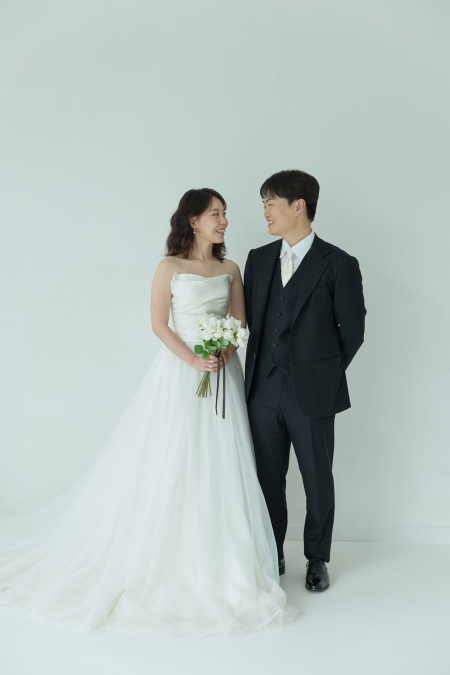
#> input picture img/ace_0005.jpg, 900 x 1350 px (shown at 1/2 size)
$ python make_locket.py ../img/ace_0005.jpg ../img/ace_0537.jpg
#> lines starting #> are read from the running program, lines starting #| are printed output that depends on the picture
"""
로켓 목걸이(하트 두 개)에 들어가는 사진을 바꾸는 도구.

사용법 (PowerShell 또는 터미널, 폴더: D:\\coding\\Wedding)
    python tools/make_locket.py 웨딩사진/아기사진1.jpg 웨딩사진/아기사진5.jpg

  - 첫 번째 사진이 왼쪽 하트, 두 번째 사진이 오른쪽 하트에 들어갑니다.
  - 얼굴이 하트 안에서 어색하게 잘리면 '자르는 영역'을 직접 지정하세요.
        --lbox 왼쪽사진에서_자를_영역    --rbox 오른쪽사진에서_자를_영역
    영역은  x1,y1,x2,y2  (원본 사진 기준 픽셀, 왼쪽위 → 오른쪽아래) 입니다.
    정사각형에 가깝게, 얼굴이 가운데 오도록 잡으세요. 사진 밖으로 나가도 되며,
    나간 부분은 가장자리 색으로 채워집니다.
        예) python tools/make_locket.py a.jpg b.jpg --rbox -100,40,900,1040
  - 사진 크기는 보통 '이미지 뷰어'에서 마우스를 올리면 표시됩니다.
  - 결과는 img/locket.png 로 저장되고, index.html 의 캐시 숫자(?v=)도 자동으로 1 올라갑니다.
    (미리 보고 싶으면 --out 미리보기.png 를 붙이세요. 이때는 사이트 파일을 건드리지 않습니다.)

필요한 것: Python, Pillow, numpy, scipy   (pip install pillow numpy scipy)
"""
import argparse
import os
import re
import sys

import numpy as np
from PIL import Image, ImageFilter, ImageOps
from scipy import ndimage as ndi

ROOT = os.path.dirname(os.path.dirname(os.path.abspath(__file__)))
TEMPLATE = os.path.join(ROOT, '배경', '2.png')      # 빈 로켓 이미지 (사진 자리에 풍경이 들어있는 파일)


def parse_box(s):
    if not s:
        return None
    v = [int(float(t)) for t in s.split(',')]
    if len(v) != 4:
        sys.exit('영역은 x1,y1,x2,y2 네 개 숫자여야 합니다. 예: 100,50,900,850')
    return v


def load(path, box):
#> called with path = '../img/ace_0005.jpg'
    im = ImageOps.exif_transpose(Image.open(path)).convert('RGB')
#> im is the input picture: PIL image 900x1350 RGB; mean R, G, B 179.3, 190.7, 188.1
    if box is None:                                   # 지정하지 않으면 가운데 정사각형
        s = min(im.size)
#> s = 900
        box = [(im.width - s) // 2, (im.height - s) // 2, (im.width + s) // 2, (im.height + s) // 2]
#> box = [0, 225, 900, 1125]
    x1, y1, x2, y2 = box
#> x1 = 0; y1 = 225; x2 = 900; y2 = 1125
    pad = max(0, -x1, -y1, x2 - im.width, y2 - im.height)
#> pad = 0
    if pad:
        arr = np.pad(np.array(im), ((pad, pad), (pad, pad), (0, 0)), mode='edge')
        im = Image.fromarray(arr)
        x1, y1, x2, y2 = x1 + pad, y1 + pad, x2 + pad, y2 + pad
    return im.crop((x1, y1, x2, y2))
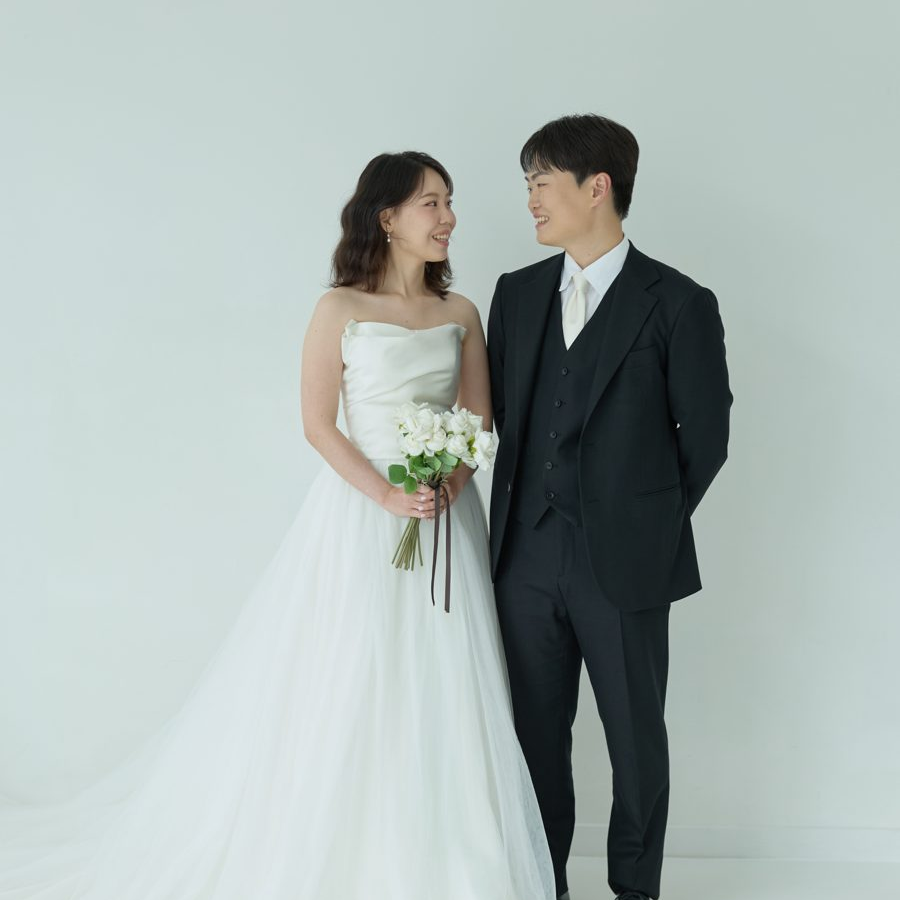
#> returned value: PIL image 900x900 RGB; mean R, G, B 169.3, 180.3, 177.5


def main():
    ap = argparse.ArgumentParser(description='로켓 목걸이 사진 교체')
    ap.add_argument('left', help='왼쪽 하트에 넣을 사진')
    ap.add_argument('right', help='오른쪽 하트에 넣을 사진')
    ap.add_argument('--lbox', help='왼쪽 사진 자를 영역 x1,y1,x2,y2')
    ap.add_argument('--rbox', help='오른쪽 사진 자를 영역 x1,y1,x2,y2')
    ap.add_argument('--out', help='미리보기로만 저장할 파일 (지정하면 사이트 파일은 그대로)')
    a = ap.parse_args()

    faces = [load(a.left, parse_box(a.lbox)), load(a.right, parse_box(a.rbox))]
#> call 2 of load, with path = '../img/ace_0537.jpg'
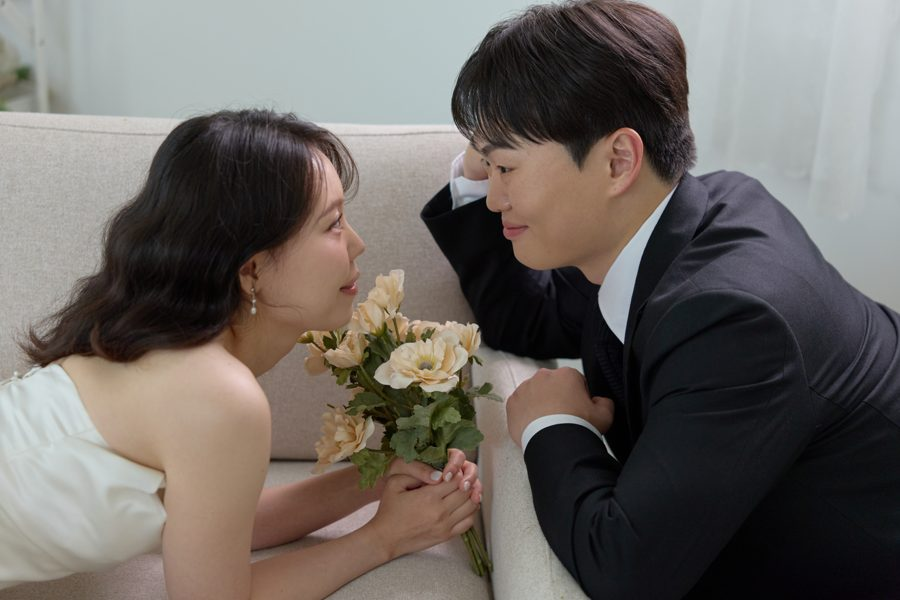
#> input picture img/ace_0537.jpg, 900 x 600 px
#> in load, im is the input picture: PIL image 900x600 RGB; mean R, G, B 110.1, 104.2, 99.7
#> in load (call 2), `return im.crop((x1, y1, x2, y2))`:
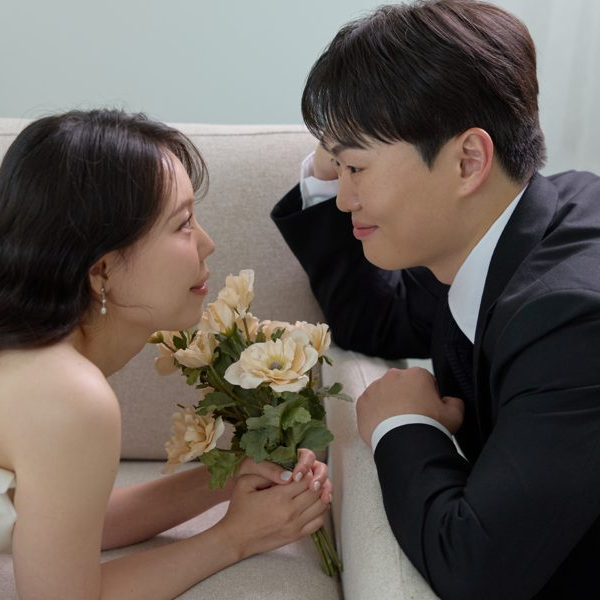
#> returned value: PIL image 600x600 RGB; mean R, G, B 102.3, 93.4, 87
    if not os.path.exists(TEMPLATE):
#> (the run stopped early here; a loop or call above may not have finished)
